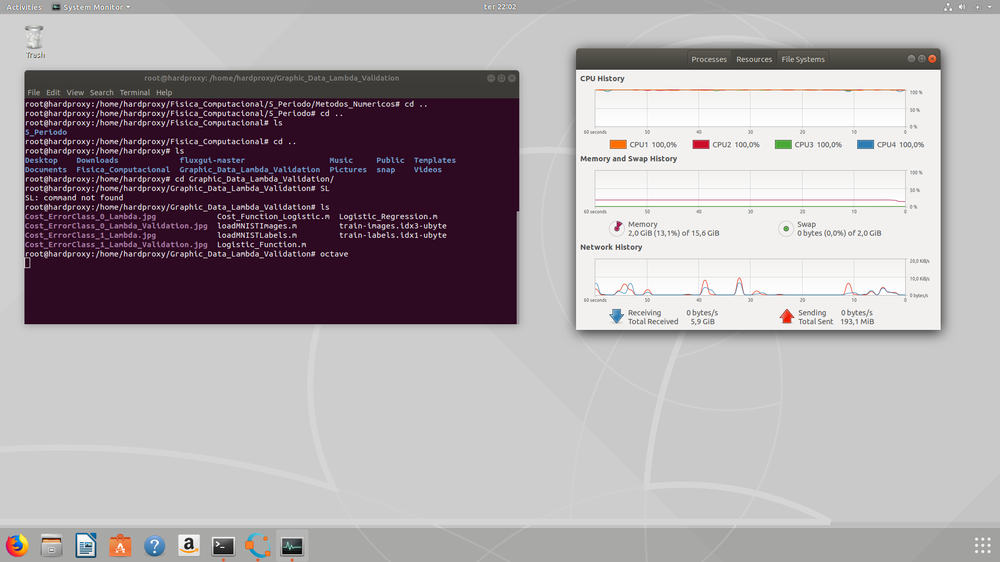
%> input picture Udemy_Visao_Computacional/Tranformacoes_Ponto_a_Ponto/teste.png, 1000 x 562 px, shrunk from 1920 x 1080 before the run
$ octave Histograma_1.m   (GNU Octave 9; MATLAB toolbox functions it lacks are replaced by stand-ins)
%> lines starting %> are read from the running program, lines starting %| are printed output that depends on the picture
imagem_Rgb = imread("teste.png");
%> imagem_Rgb is the input picture: size 562x1000x3 uint8; mean R, G, B 170.4, 163.4, 167.7

imagem_Gray = rgb2gray(imagem_Rgb);
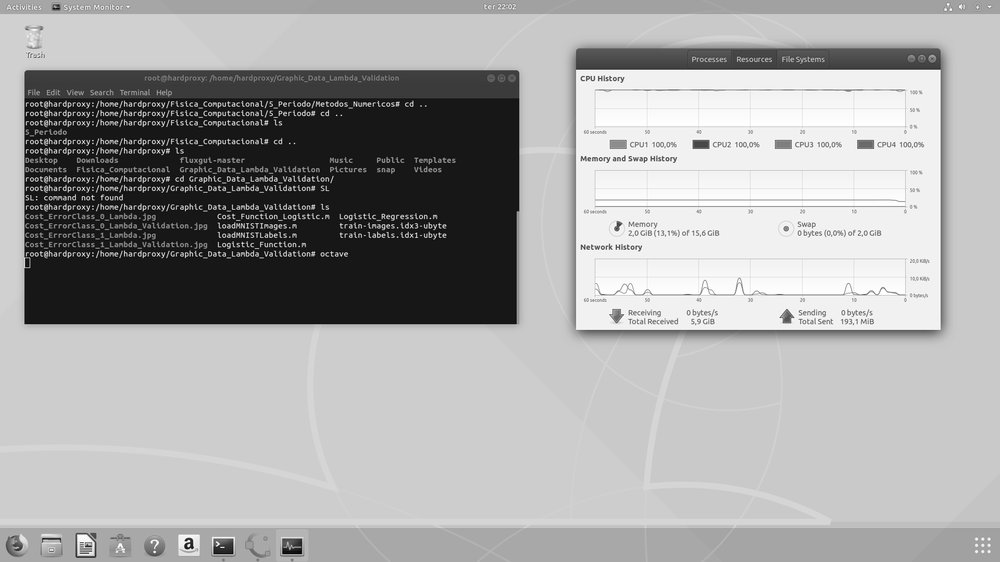
%> imagem_Gray: size 562x1000 uint8; min 0, max 255, mean 166

[valor, bin] = imhist(imagem_Gray);
%> valor = 256 values, max 108275 at index 202, min 9 at index 3, mean 2195.3; bin = 256 values from 0 to 255

subplot(1,3,1); imshow(imagem_Gray);
subplot(1,3,2); imhist(imagem_Gray);
subplot(1,3,3); bar(bin,valor);
%> after `bar(bin,valor)`:
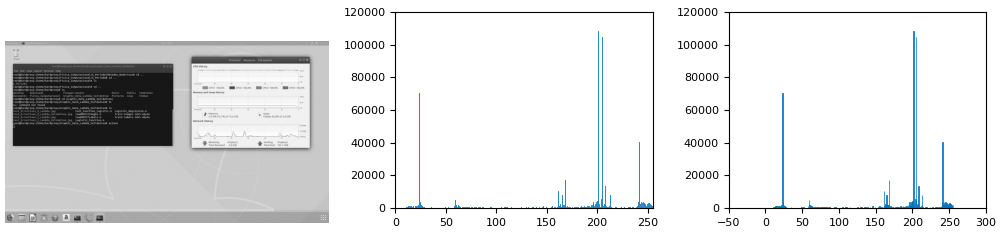
%> figure redrawn from the program's plot data, 3 panels
imwrite(imagem_Gray,"teste_1.png");

$ run again, with Udemy_Visao_Computacional/Tranformacoes_Ponto_a_Ponto/praca.jpg saved as Udemy_Visao_Computacional/Tranformacoes_Ponto_a_Ponto/teste.png
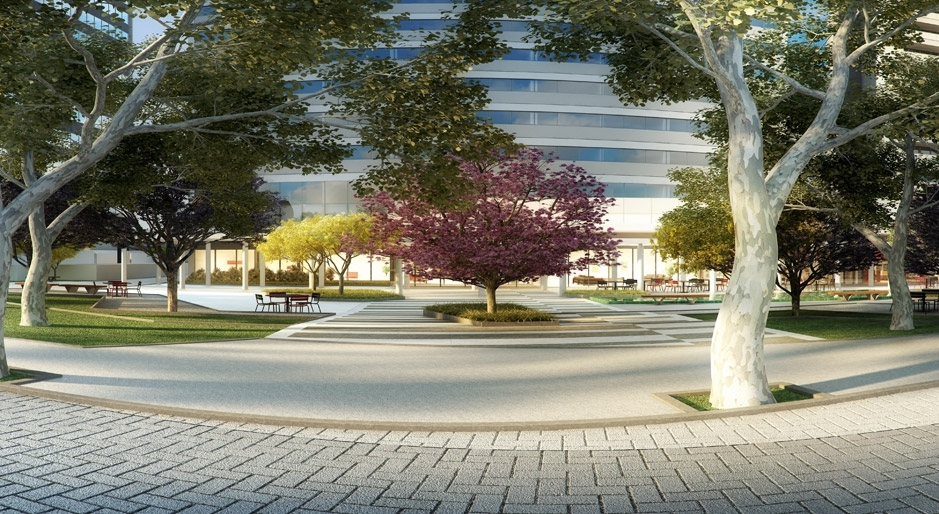
%> input picture Udemy_Visao_Computacional/Tranformacoes_Ponto_a_Ponto/praca.jpg, 939 x 514 px
%> imagem_Rgb is the input picture: size 514x939x3 uint8; mean R, G, B 123.7, 124, 107.9
%> `imagem_Gray = rgb2gray(imagem_Rgb);`:
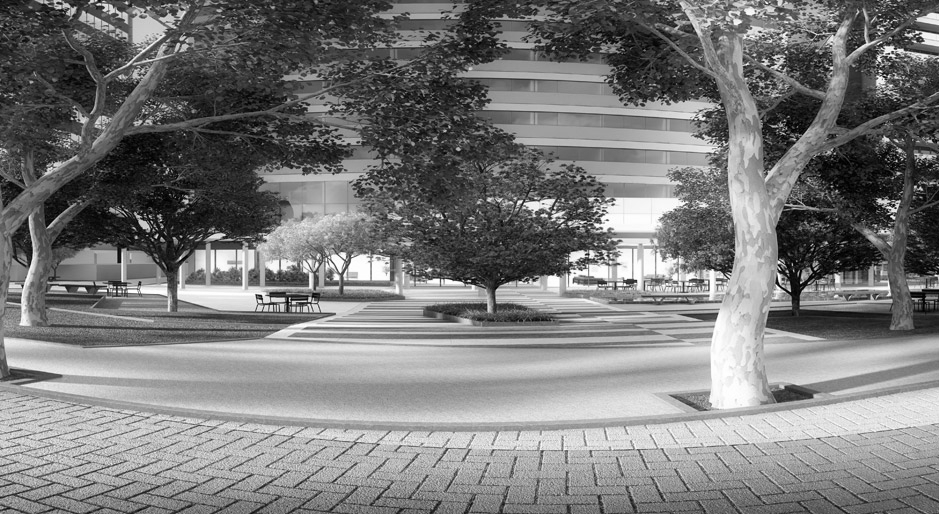
%> imagem_Gray: size 514x939 uint8; min 0, max 255, mean 122.1
%> valor = 256 values, max 2993 at index 160, min 23 at index 1, mean 1885.3; bin = 256 values from 0 to 255
%> `bar(bin,valor)`:
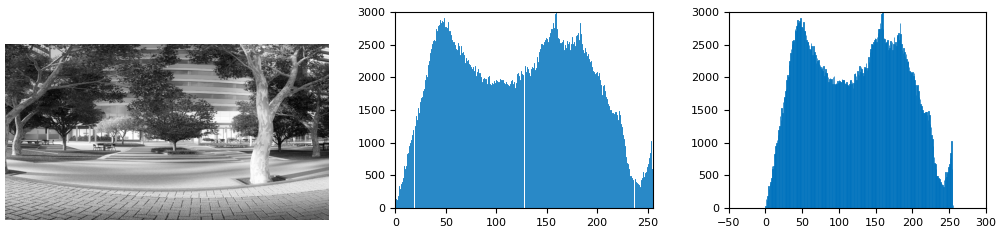
%> figure redrawn from the program's plot data, 3 panels
